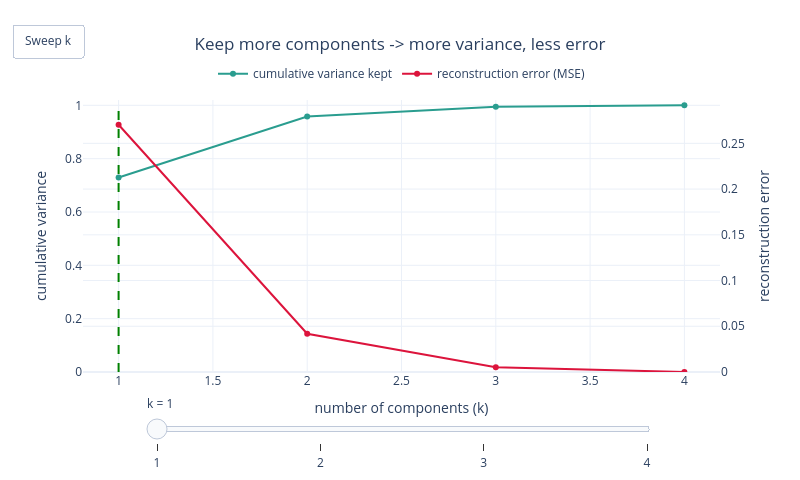

Here is the notebook cell this chart was saved with:
### Markdown cell above
**What to notice:** the semi-transparent **plane** is the best flat "sheet" through the 3-D cloud — projecting onto it (dropping to 2-D) loses very little because the points barely leave it. Rotate until you look **edge-on**: you'll see how thin the cloud is in the discarded third direction. That thinness is the variance PCA safely throws away.

#### 2. Components vs reconstruction — drag the slider
Drag `k` (or press ▶) to watch **cumulative variance kept** rise and **reconstruction error** fall. Few components = strong compression but blurrier reconstruction; more components = higher fidelity.

### Code cell
# Interactive: cumulative variance & reconstruction error vs k (play + slider)
import plotly.graph_objects as go

ks = list(range(1, X_std.shape[1] + 1))
cumk = [float(np.sum(pca_full.explained_variance_ratio_full_[:k])) for k in ks]
errk = []
for k in ks:
    p = PCA(n_components=k).fit(X_std)
    errk.append(reconstruction_error(X_std, p.inverse_transform(p.transform(X_std))))

base = [go.Scatter(x=ks, y=cumk, mode="lines+markers", name="cumulative variance kept",
                   line=dict(color="#2a9d8f")),
        go.Scatter(x=ks, y=errk, mode="lines+markers", name="reconstruction error (MSE)",
                   line=dict(color="crimson"), yaxis="y2")]

frames = [go.Frame(data=base + [go.Scatter(x=[k, k], y=[0, 1], mode="lines",
                                           line=dict(color="green", dash="dash"),
                                           showlegend=False)], name=str(k)) for k in ks]
fig_k = go.Figure(data=base + [go.Scatter(x=[ks[0], ks[0]], y=[0, 1], mode="lines",
                                          line=dict(color="green", dash="dash"), showlegend=False)],
                  frames=frames)
fig_k.update_layout(
    title=dict(text="Keep more components -> more variance, less error", x=0.5, xanchor="center"),
    xaxis_title="number of components (k)",
    yaxis=dict(title="cumulative variance", range=[0, 1.02]),
    yaxis2=dict(title="reconstruction error", overlaying="y", side="right", range=[0, max(errk) * 1.1]),
    template="plotly_white", width=800, height=480,
    legend=dict(x=0.5, y=1.15, xanchor="center", orientation="h"),
    updatemenus=[dict(type="buttons", x=0.0, y=1.28, showactive=False,
        buttons=[dict(label="Sweep k", method="animate",
                      args=[None, dict(frame=dict(duration=600, redraw=True), fromcurrent=True)])])],
    sliders=[dict(active=0, currentvalue=dict(prefix="k = "), x=0.1, len=0.8,
        steps=[dict(method="animate", label=str(k),
                    args=[[str(k)], dict(mode="immediate", frame=dict(duration=0, redraw=True))])
               for k in ks])],
)
fig_k.show()

### Figure 1 — Plotly figure (JSON) as saved in the notebook; plotly's stock layout.template omitted (floating-point values rounded to 4 significant figures)
{"data": [{"line": {"color": "#2a9d8f"}, "mode": "lines+markers", "name": "cumulative variance kept", "type": "scatter", "x": [1, 2, 3, 4], "y": [0.7296, 0.9581, 0.9948, 1.0]}, {"line": {"color": "crimson"}, "mode": "lines+markers", "name": "reconstruction error (MSE)", "type": "scatter", "x": [1, 2, 3, 4], "y": [0.2704, 0.04187, 0.005179, 3.618e-31], "yaxis": "y2"}, {"line": {"color": "green", "dash": "dash"}, "mode": "lines", "showlegend": false, "type": "scatter", "x": [1, 1], "y": [0, 1]}], "layout": {"height": 480, "legend": {"orientation": "h", "x": 0.5, "xanchor": "center", "y": 1.15}, "sliders": [{"active": 0, "currentvalue": {"prefix": "k = "}, "len": 0.8, "steps": [{"args": [["1"], {"frame": {"duration": 0, "redraw": true}, "mode": "immediate"}], "label": "1", "method": "animate"}, {"args": [["2"], {"frame": {"duration": 0, "redraw": true}, "mode": "immediate"}], "label": "2", "method": "animate"}, {"args": [["3"], {"frame": {"duration": 0, "redraw": true}, "mode": "immediate"}], "label": "3", "method": "animate"}, {"args": [["4"], {"frame": {"duration": 0, "redraw": true}, "mode": "immediate"}], "label": "4", "method": "animate"}], "x": 0.1}], "title": {"text": "Keep more components -> more variance, less error", "x": 0.5, "xanchor": "center"}, "updatemenus": [{"buttons": [{"args": [null, {"frame": {"duration": 600, "redraw": true}, "fromcurrent": true}], "label": "Sweep k", "method": "animate"}], "showactive": false, "type": "buttons", "x": 0.0, "y": 1.28}], "width": 800, "xaxis": {"title": {"text": "number of components (k)"}}, "yaxis": {"range": [0, 1.02], "title": {"text": "cumulative variance"}}, "yaxis2": {"overlaying": "y", "range": [0, 0.2974], "side": "right", "title": {"text": "reconstruction error"}}}}
